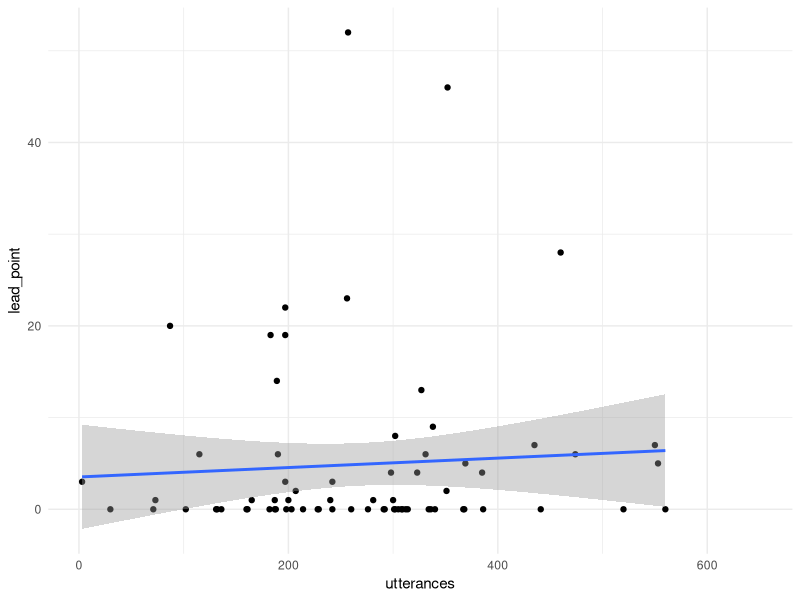
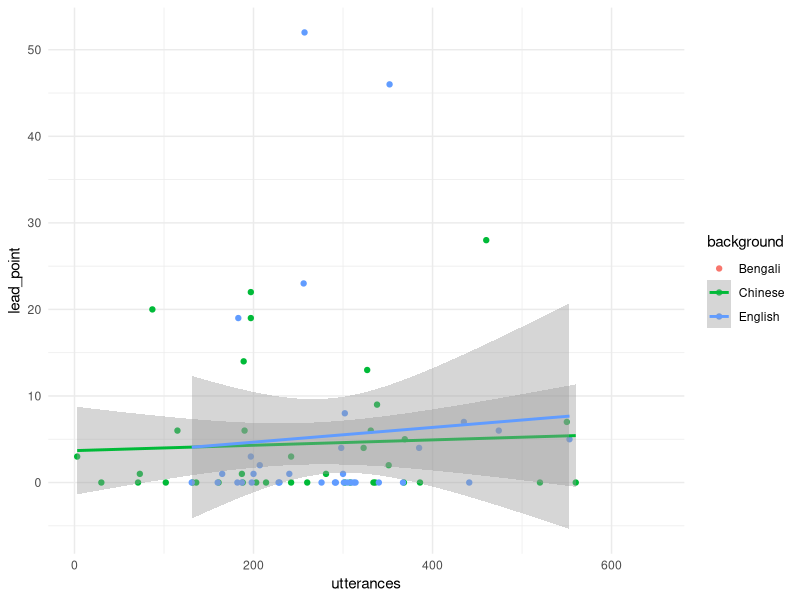
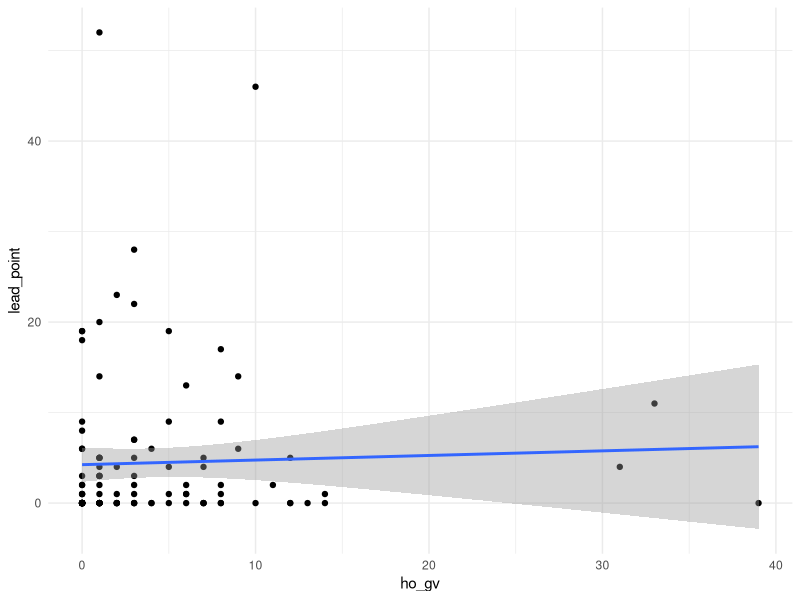
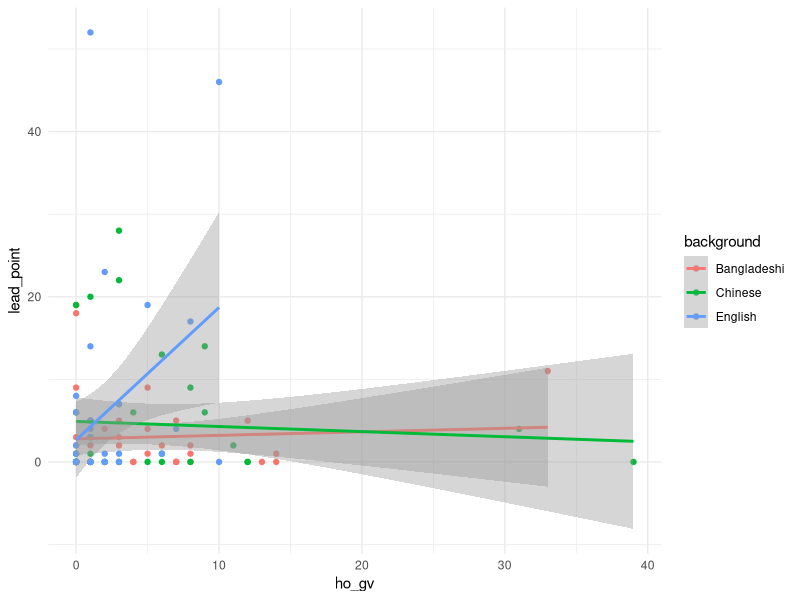
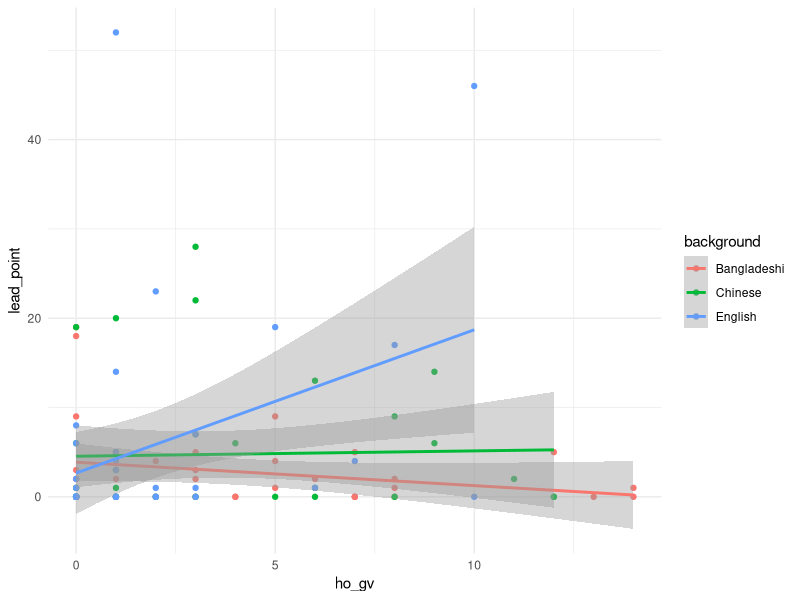
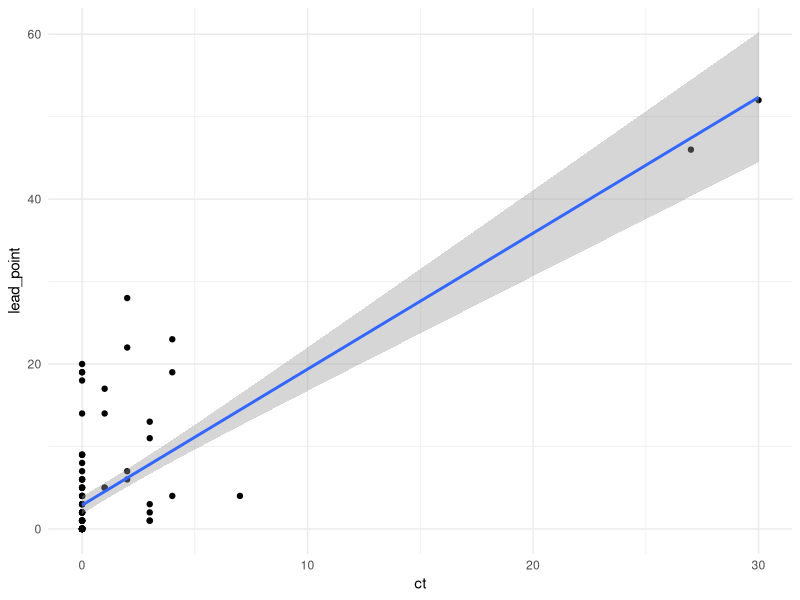
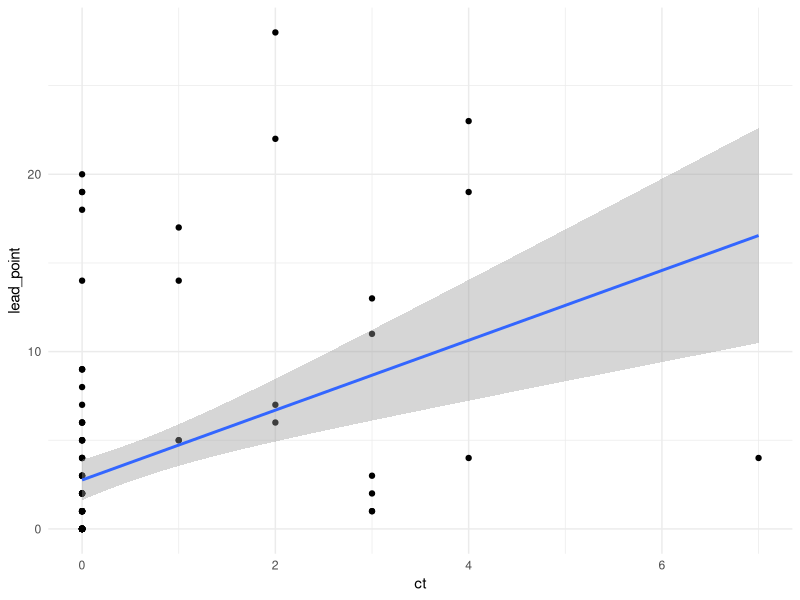
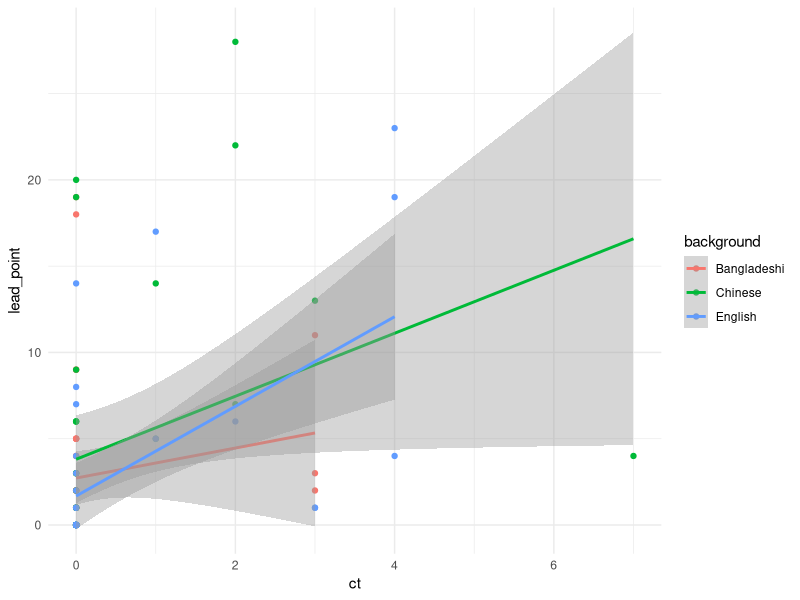

Generate these figures, in order, with R:
## ---- chunk 1
knitr::opts_chunk$set(echo = FALSE, fig.align = "center")
knitr::opts_knit$set(root.dir = normalizePath("../../"))
library(fitdistrplus)
library(tidyverse)
theme_set(theme_minimal())
## ---- chunk 2
gestures <- read_csv("./data/gestures.csv")

gestures_tot <- gestures %>%
  group_by(dyad, background, months, gesture) %>%
  summarise(
    count = sum(count),
    ct = sum(ct)
  ) %>%
  ungroup() %>%
  mutate(
    gesture = factor(gesture, levels = c("reach", "point", "ho_gv"))
  ) %>%
  mutate_if(is.character, as.factor)

utterances <- read_csv("./data/utterances.csv")

# NAs not removed in sum()
utterances_tot <- utterances %>%
  group_by(dyad, background, months) %>%
  summarise(
    utterances = sum(utterances)
  ) %>%
  ungroup() %>%
  mutate_if(is.character, as.factor)

point <- gestures %>%
  filter(gesture == "point") %>%
  group_by(dyad, background, months) %>%
  summarise(
    count = sum(count)
  ) %>%
  ungroup() %>%
  mutate_if(is.character, as.factor)

utter_point <- left_join(utterances_tot, point) %>%
  rename(point = count)

utterances_compl <- utterances %>% na.omit()
utterances_tcompl <- utterances_tot %>% na.omit()
## ---- chunk 3
utter_point_lead <- utter_point %>%
  group_by(dyad) %>%
  mutate(
    lead_point = lead(point)
  ) %>%
  filter(months != 12)
## ---- chunk 4
utter_point_lead %>%
  ggplot(aes(utterances, lead_point)) +
  geom_point() +
  geom_smooth(method = "lm")
## ---- chunk 5
utter_point_lead %>%
  ggplot(aes(utterances, lead_point, colour = background)) +
  geom_point() +
  geom_smooth(method = "lm")
## ---- chunk 6
hg_point_lead <- gestures_tot %>%
  dplyr::select(-ct) %>%
  spread(gesture, count) %>%
  dplyr::select(-reach) %>%
  group_by(dyad) %>%
  mutate(
    lead_point = lead(point)
  ) %>%
  filter(months != 12)
## ---- chunk 7
hg_point_lead %>%
  ggplot(aes(ho_gv, lead_point)) +
  geom_point() +
  geom_smooth(method = "lm")
## ---- chunk 8
hg_point_lead %>%
  ggplot(aes(ho_gv, lead_point, colour = background)) +
  geom_point() +
  geom_smooth(method = "lm")
## ---- chunk 9
hg_point_lead %>%
  filter(ho_gv < 20) %>%
  ggplot(aes(ho_gv, lead_point, colour = background)) +
  geom_point() +
  geom_smooth(method = "lm")
## ---- chunk 10
ct_point_lead <- gestures_tot %>%
  filter(gesture == "point") %>%
  select(-gesture) %>%
  rename(point = count) %>%
  group_by(dyad) %>%
  mutate(
    lead_point = lead(point)
  ) %>%
  filter(months != 12)
## ---- chunk 11
ct_point_lead %>%
  ggplot(aes(ct, lead_point)) +
  geom_point() +
  geom_smooth(method = "lm")
## ---- chunk 12
ct_point_lead %>%
  filter(ct < 20) %>%
  ggplot(aes(ct, lead_point)) +
  geom_point() +
  geom_smooth(method = "lm")
## ---- chunk 13
ct_point_lead %>%
  filter(ct < 20) %>%
  ggplot(aes(ct, lead_point, colour = background)) +
  geom_point() +
  geom_smooth(method = "lm")
